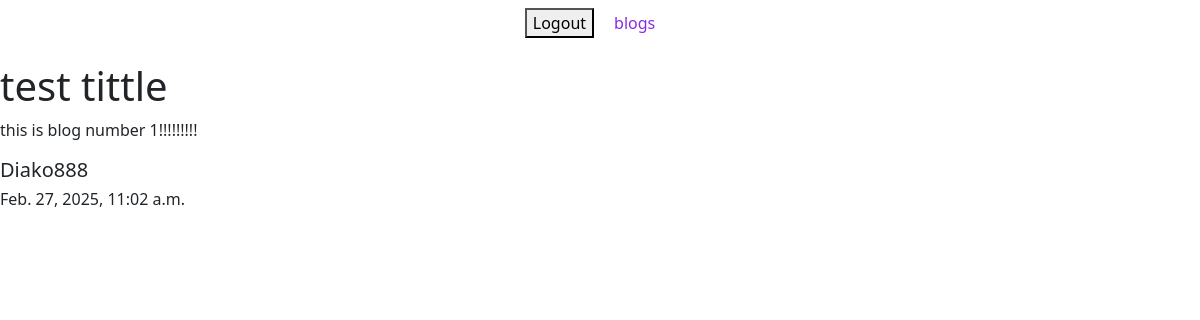
Before: /blogs/ (signed in) with the older database file.
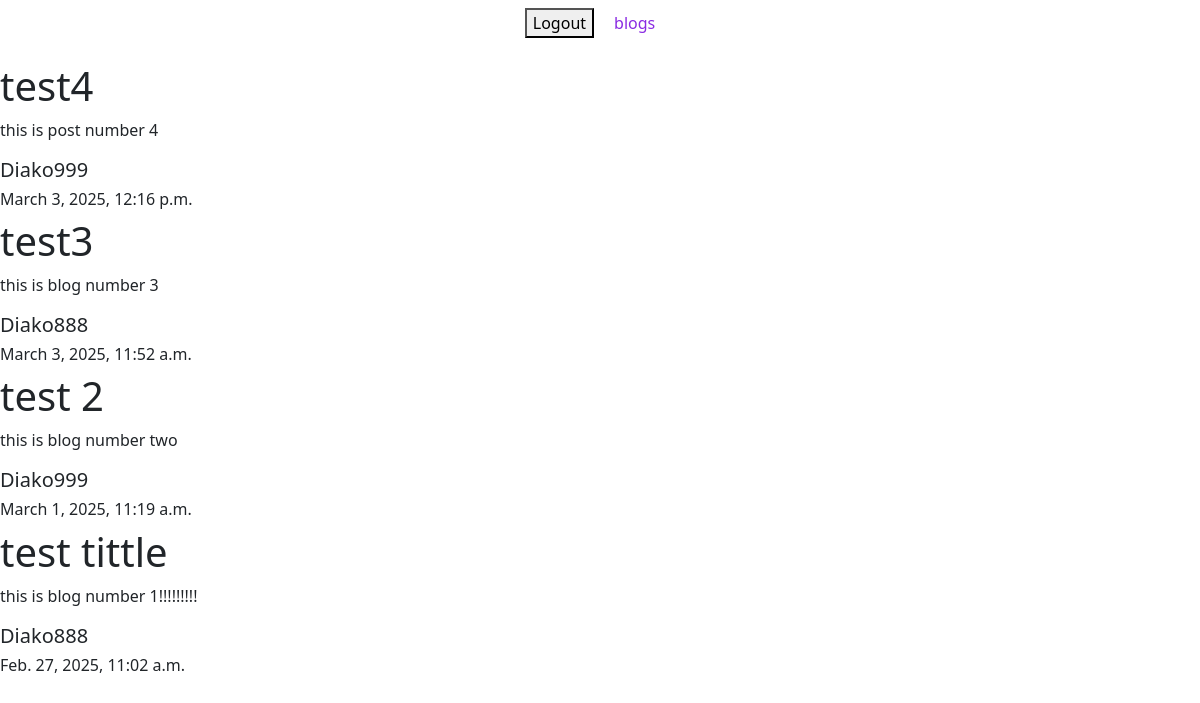
After: the same page with the newer database file.
### blogs/models.py (models this page shows, shortened)
class Blog(models.Model):
    title = models.CharField(max_length=255)
    content = models.TextField(max_length=500)
    created_at = models.DateTimeField(auto_now_add=True)
    updated_at = models.DateTimeField(auto_now=True)
    author = models.ForeignKey(User, on_delete=models.CASCADE)

### blogs/views.py (the view)
# urls.py: path('blogs/', include('blogs.urls')),
@login_required
def blogs(request):
    blogs = Blog.objects.all().order_by('-created_at')
    return render(request, 'blogs/blogs.html', {'blogs': blogs})

### templates/blogs/blogs.html
{% extends 'base.html' %}
{% block content %}
    {% for blog in blogs %}
        <h1>{{blog.title}}</h1>
        <p>{{ blog.content }}</p>
        <h5> {{blog.author}} </h5>
        <h6> {{blog.created_at}} </h6>
    {% endfor %}
{% endblock %}

### templates/base.html (shortened to what this page needs)
{% load static %}
<!DOCTYPE html>
<html lang="en">
<head>
    <link rel="stylesheet" href="https://cdn.jsdelivr.net/npm/bootstrap@5.3.0/dist/css/bootstrap.min.css">
    <link rel="stylesheet" href="{% static 'css/style.css' %}">
</head>
<body>
    {% include './nav/nav.html' %}
    {% block content %}
    {% endblock %}
</body>
</html>

### templates/nav/nav.html (shortened to what this page needs)
<nav>
    <ul class="text-center navbar">
        {% if not user.is_authenticated %}
            <li><a href="{% url 'login' %}">Login</a></li>
            <li><a href="{% url 'register' %}">Register</a></li>
        {% else %}
            <li>
                <form action="{% url 'logout' %}" method="post">
                    <button type="submit">Logout</button>
                </form>
            </li>
            <li><a href="{% url 'blogs' %}">blogs</a></li>
        {% endif %}
    </ul>
</nav>

### static/css/style.css (style rules this page uses)
a { text-decoration: none; color: blueviolet; }
li { list-style-type: none; margin-right: 20px; }
.navbar { display: flex; justify-content: center; }

Changed rows visible on the page:
added Blog: title "test4", content "this is post number 4", author "Diako999", created_at "March 3, 2025, 12:16 p.m."
added Blog: title "test3", content "this is blog number 3", author "Diako888", created_at "March 3, 2025, 11:52 a.m."
added Blog: title "test 2", content "this is blog number two", author "Diako999", created_at "March 1, 2025, 11:19 a.m."
